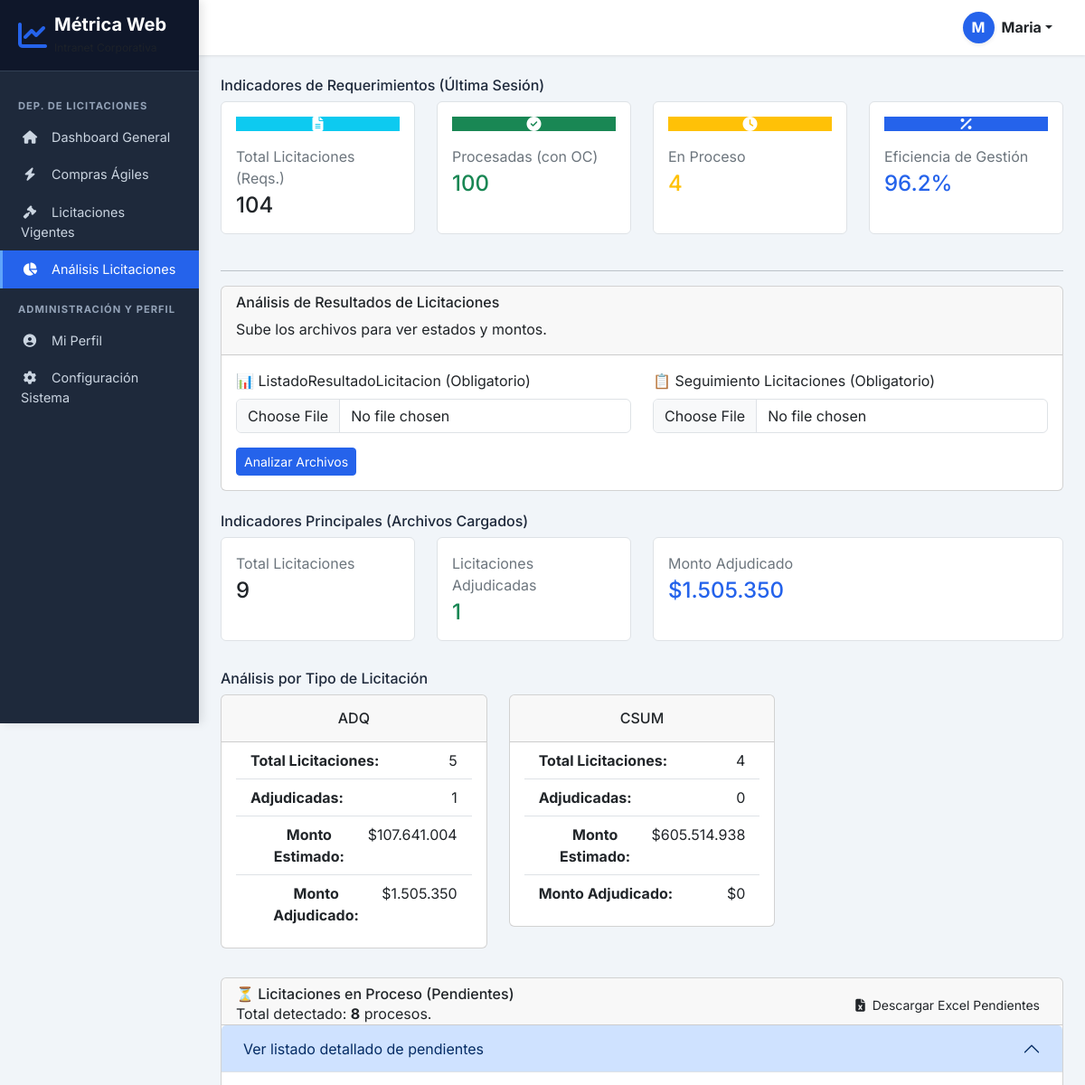
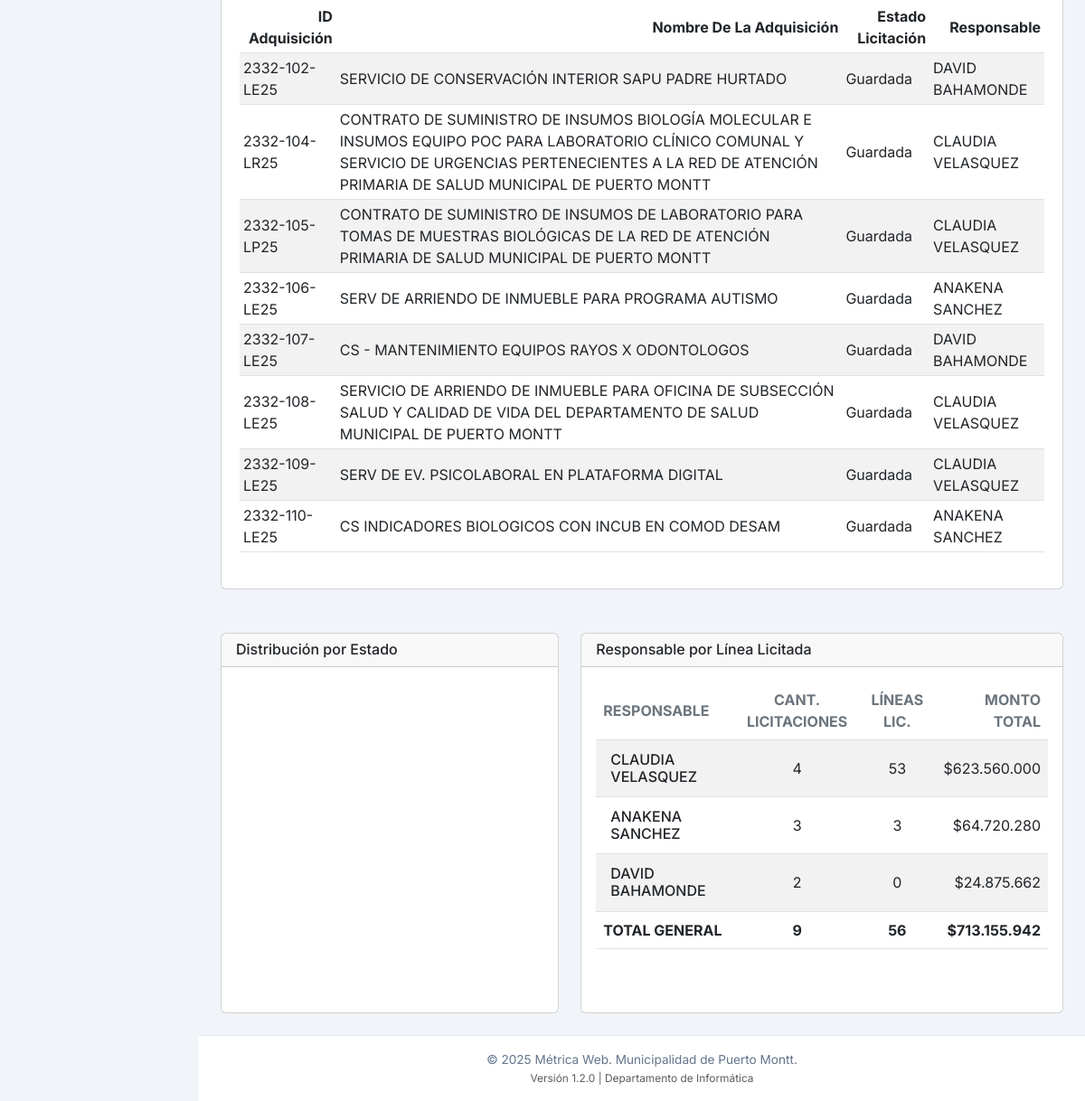
The app's page /licitaciones-analisis (signed in) with its own data (2 pictures, top to bottom).
### tables this page shows
CREATE TABLE analisis_licitaciones (
                id INTEGER PRIMARY KEY AUTOINCREMENT,
                sesion_id INTEGER,
                id_adquisicion TEXT,
                nombre_adquisicion TEXT,
                estado_licitacion TEXT,
                monto_adjudicado REAL,
                responsable TEXT,
                tipo_licitacion TEXT, cantidad_lineas INTEGER DEFAULT 0, cantidad_ofertas INTEGER DEFAULT 0, monto_estimado REAL DEFAULT 0,
                FOREIGN KEY (sesion_id) REFERENCES sesiones(id) ON DELETE CASCADE
            );

### flask_app.py (the view, shortened to what this page needs)
@app.route('/licitaciones-analisis', methods=['GET', 'POST'])
@login_required
def licitaciones_analisis():
    analisis = None
    kpis_requerimientos = {}
    last_sesion_id = None
    labels_grafico = []
    values_grafico = []
    try:
        with sqlite3.connect('compras.db') as conn:
            last_sesion_id_df = pd.read_sql_query("SELECT id FROM sesiones ORDER BY fecha DESC LIMIT 1", conn)
            if not last_sesion_id_df.empty:
                last_sesion_id = int(last_sesion_id_df.iloc[0, 0])
                df_procesados_lic = pd.read_sql_query("SELECT * FROM procesados WHERE sesion_id = ? AND tipo_compra = 'Licitación'", conn, params=(last_sesion_id,))
                df_en_proceso_lic = pd.read_sql_query("SELECT * FROM en_proceso WHERE sesion_id = ? AND tipo_compra = 'Licitación'", conn, params=(last_sesion_id,))
                total_procesados, total_en_proceso = len(df_procesados_lic), len(df_en_proceso_lic)
                total_neto = total_procesados + total_en_proceso
                kpis_requerimientos = {
                    'total_neto': total_neto, 'procesados': total_procesados,
                    'en_proceso': total_en_proceso, 'eficiencia': f"{(total_procesados / total_neto * 100) if total_neto > 0 else 0:.1f}%"
                }
            else:
                last_sesion_id = None
    except Exception as e:
        print(f"Advertencia al cargar KPIs de requerimientos: {e}")
        last_sesion_id = None
    if not analisis:
        try:
            with sqlite3.connect('compras.db') as conn:
                query_last_session = "SELECT MAX(sesion_id) FROM analisis_licitaciones"
                cursor = conn.cursor()
                cursor.execute(query_last_session)
                row = cursor.fetchone()
                target_sesion_id = row[0] if row and row[0] else None
                if target_sesion_id:
                    df_guardado = pd.read_sql_query("SELECT * FROM analisis_licitaciones WHERE sesion_id = ?", conn, params=(target_sesion_id,))
                    if not df_guardado.empty:
                        analisis = _generar_analisis_licitaciones_desde_df(df_guardado)
                        if 'estado_licitacion' in df_guardado.columns:
                             conteo = df_guardado['estado_licitacion'].value_counts()
                             labels_grafico = conteo.index.tolist()
                             values_grafico = conteo.values.tolist()
        except Exception as e:
            print(f"Error al cargar el análisis guardado: {e}")
    return render_template('licitaciones_analisis.html',
                           kpis_requerimientos=kpis_requerimientos,
                           analisis=analisis,
                           labels_grafico=labels_grafico,  # <--- IMPORTANTE
                           values_grafico=values_grafico)  # <--- IMPORTANTE

### templates/licitaciones_analisis.html (shortened to what this page needs)
{% extends "layout.html" %}
{% block content %}
{% if kpis_requerimientos and kpis_requerimientos.total_neto > 0 %}
<div class="row">
    <div class="col-12"><h6 class="font-weight-semibold mb-2">Indicadores de Requerimientos (Última Sesión)</h6></div>
    <div class="col-xl-3 col-sm-6 mb-4">
        <div class="card border shadow-xs h-100">
            <div class="card-body p-3">
                <div class="icon icon-shape icon-sm bg-info text-white text-center border-radius-sm d-flex align-items-center justify-content-center mb-3">
                    <i class="fas fa-file-alt text-lg opacity-10"></i>
                </div>
                <p class="text-sm text-secondary mb-1">Total Licitaciones (Reqs.)</p>
                <h4 class="mb-0 font-weight-bold">{{ kpis_requerimientos.get('total_neto', 0) }}</h4>
            </div>
        </div>
    </div>
    <div class="col-xl-3 col-sm-6 mb-4">
        <div class="card border shadow-xs h-100">
            <div class="card-body p-3">
                <div class="icon icon-shape icon-sm bg-success text-white text-center border-radius-sm d-flex align-items-center justify-content-center mb-3">
                    <i class="fas fa-check-circle text-lg opacity-10"></i>
                </div>
                <p class="text-sm text-secondary mb-1">Procesadas (con OC)</p>
                <h4 class="mb-0 font-weight-bold text-success">{{ kpis_requerimientos.get('procesados', 0) }}</h4>
            </div>
        </div>
    </div>
    <div class="col-xl-3 col-sm-6 mb-4">
        <div class="card border shadow-xs h-100">
            <div class="card-body p-3">
                <div class="icon icon-shape icon-sm bg-warning text-white text-center border-radius-sm d-flex align-items-center justify-content-center mb-3">
                    <i class="fas fa-clock text-lg opacity-10"></i>
                </div>
                <p class="text-sm text-secondary mb-1">En Proceso</p>
                <h4 class="mb-0 font-weight-bold text-warning">{{ kpis_requerimientos.get('en_proceso', 0) }}</h4>
            </div>
        </div>
    </div>
    <div class="col-xl-3 col-sm-6 mb-4">
        <div class="card border shadow-xs h-100">
            <div class="card-body p-3">
                <div class="icon icon-shape icon-sm bg-primary text-white text-center border-radius-sm d-flex align-items-center justify-content-center mb-3">
                    <i class="fas fa-percentage text-lg opacity-10"></i>
                </div>
                <p class="text-sm text-secondary mb-1">Eficiencia de Gestión</p>
                <h4 class="mb-0 font-weight-bold text-primary">{{ kpis_requerimientos.get('eficiencia', '0%') }}</h4>
            </div>
        </div>
    </div>
</div>
<hr class="horizontal dark">
{% endif %}
{% if session.usuario.permisos.cargar_archivos %}
<div class="card mb-4">
    <div class="card-header pb-0">
        <h6>Análisis de Resultados de Licitaciones</h6>
        <p class="text-sm">Sube los archivos para ver estados y montos.</p>
    </div>
    <div class="card-body">
        <form method="POST" enctype="multipart/form-data">
            <div class="row">
                <div class="col-md-6"><label class="form-label">📊 ListadoResultadoLicitacion (Obligatorio)</label><input type="file" class="form-control" name="resultados_lic" required></div>
                <div class="col-md-6"><label class="form-label">📋 Seguimiento Licitaciones (Obligatorio)</label><input type="file" class="form-control" name="seguimiento_lic" required></div>
            </div>
            <button type="submit" class="btn btn-primary btn-sm ms-auto mt-3">Analizar Archivos</button>
        </form>
    </div>
</div>
{% endif %}
{% if analisis %}
<div class="row mt-4">
    <div class="col-12"><h6 class="font-weight-semibold mb-2">Indicadores Principales (Archivos Cargados)</h6></div>
    <div class="col-xl-3 col-sm-6 mb-4">
        <div class="card border shadow-xs h-100"><div class="card-body p-3"><p class="text-sm text-secondary mb-1">Total Licitaciones</p><h4 class="mb-0 font-weight-bold">{{ analisis.kpis.total_licitaciones }}</h4></div></div>
    </div>
    <div class="col-xl-3 col-sm-6 mb-4">
        <div class="card border shadow-xs h-100"><div class="card-body p-3"><p class="text-sm text-secondary mb-1">Licitaciones Adjudicadas</p><h4 class="mb-0 font-weight-bold text-success">{{ analisis.kpis.total_adjudicadas }}</h4></div></div>
    </div>
    <div class="col-xl-6 col-sm-6 mb-4">
        <div class="card border shadow-xs h-100"><div class="card-body p-3"><p class="text-sm text-secondary mb-1">Monto Adjudicado</p><h4 class="mb-0 font-weight-bold text-primary">{{ analisis.kpis.monto_adjudicado }}</h4></div></div>
    </div>
</div>
<div class="row mt-2">
    <div class="col-12"><h6 class="font-weight-semibold mb-2">Análisis por Tipo de Licitación</h6></div>
    {% for tipo, data in analisis.kpis_por_tipo.items() %}
    <div class="col-xl-4 col-md-6 mb-4">
        <div class="card card-clickable" data-bs-toggle="modal" data-bs-target="#modal-tipo-{{ tipo }}">
            <div class="card-header p-3 text-center">
                <h6 class="mb-0">{{ tipo }}</h6>
            </div>
            <div class="card-body pt-0 p-3 text-center">
                <ul class="list-group list-group-flush">
                    <li class="list-group-item d-flex justify-content-between"><strong>Total Licitaciones:</strong> <span>{{ data.total }}</span></li>
                    <li class="list-group-item d-flex justify-content-between"><strong>Adjudicadas:</strong> <span>{{ data.adjudicadas }}</span></li>
                    <li class="list-group-item d-flex justify-content-between"><strong>Monto Estimado:</strong> <span>{{ data.monto_estimado }}</span></li>
                    <li class="list-group-item d-flex justify-content-between"><strong>Monto Adjudicado:</strong> <span>{{ data.monto_adjudicado }}</span></li>
                </ul>
            </div>
        </div>
    </div>
    {% endfor %}
</div>
{% if analisis.df_en_proceso_html %}
<div class="row mt-2">
    <div class="col-12">
        <div class="card shadow-xs mb-4">
            <div class="card-header pb-0 d-flex justify-content-between align-items-center">
                <div>
                    <h6 class="mb-0">⏳ Licitaciones en Proceso (Pendientes)</h6>
                    <p class="text-sm mb-0">Total detectado: <strong>{{ analisis.total_en_proceso }}</strong> procesos.</p>
                </div>
                <a href="{{ url_for('descargar_analisis_licitaciones') }}" class="btn btn-sm bg-gradient-success mb-0">
                    <i class="fas fa-file-excel me-1"></i> Descargar Excel Pendientes
                </a>
            </div>
            <div class="card-body px-0 pt-0 pb-2">
                <div class="accordion" id="accordionEnProceso">
                    <div class="accordion-item border-0">
                        <h2 class="accordion-header" id="headingEnProceso">
                            <button class="accordion-button px-4 py-3" type="button" data-bs-toggle="collapse" data-bs-target="#collapseEnProceso">
                                <span class="text-sm font-weight-bold">Ver listado detallado de pendientes</span>
                            </button>
                        </h2>
                        <div id="collapseEnProceso" class="accordion-collapse collapse show" data-bs-parent="#accordionEnProceso">
                            <div class="accordion-body text-sm opacity-8">
                                <div class="table-responsive p-0">
                                    {{ analisis.df_en_proceso_html | safe }}
                                </div>
                            </div>
                        </div>
                    </div>
                </div>
            </div>
        </div>
    </div>
</div>
{% endif %}
<div class="row mt-4">
    <div class="col-lg-5 mb-lg-0 mb-4">
        <div class="card h-100">
            <div class="card-header pb-0"><h6>Distribución por Estado</h6></div>
            <div class="card-body p-3">
                {% if analisis.grafico_html %}
                    <div class="chart-container" style="position: relative; height: 350px; width: 100%;">
                        {{ analisis.grafico_html | safe }}
                    </div>
                {% else %}
                    <div class="text-center py-5">
                        <i class="fas fa-chart-pie fa-2x text-secondary mb-2"></i>
                        <p class="text-sm text-secondary">No hay datos para graficar</p>
                    </div>
                {% endif %}
            </div>
        </div>
    </div>
    <div class="col-lg-7">
        <div class="card h-100">
            <div class="card-header pb-0"><h6>Responsable por Línea Licitada</h6></div>
            <div class="card-body p-3">
                {% if analisis.responsables_data %}
                <div class="table-responsive">
                    <table class="table table-striped table-hover align-items-center mb-0" id="tabla-responsables">
                      <thead>
                        <tr>
                          <th class="text-uppercase text-secondary text-xxs font-weight-bolder opacity-7">Responsable</th>
                          <th class="text-center text-uppercase text-secondary text-xxs font-weight-bolder opacity-7 ps-2">Cant. Licitaciones</th>
                          <th class="text-center text-uppercase text-secondary text-xxs font-weight-bolder opacity-7 ps-2">Líneas Lic.</th>
                          <th class="text-end text-uppercase text-secondary text-xxs font-weight-bolder opacity-7 ps-2">Monto Total</th>
                        </tr>
                      </thead>
                      <tbody>
                        {% for row in analisis.responsables_data %}
                        <tr class="cursor-pointer" data-bs-toggle="modal" data-bs-target="#modal-resp-{{ loop.index }}">
                          <td>
                            <div class="d-flex px-2 py-1">
                              <div class="d-flex flex-column justify-content-center">
                                <h6 class="mb-0 text-sm">{{ row.responsable }}</h6>
                              </div>
                            </div>
                          </td>
                          <td class="align-middle text-center text-sm">
                            <span class="text-xs font-weight-bold">{{ row.Cantidad_Licitaciones }}</span>
                          </td>
                          <td class="align-middle text-center text-sm">
                            <span class="text-xs font-weight-bold">{{ row.Lineas_Licitadas }}</span>
                          </td>
                          <td class="align-middle text-end text-sm">
                            <span class="text-xs font-weight-bold">{{ row.Monto_Total_Fmt }}</span>
                          </td>
                        </tr>
                        {% endfor %}
                        <tr class="bg-light">
                          <td><strong>{{ analisis.responsables_total.Responsable }}</strong></td>
                          <td class="text-center"><strong>{{ analisis.responsables_total.Cantidad_Licitaciones }}</strong></td>
                          <td class="text-center"><strong>{{ analisis.responsables_total.Lineas_Licitadas }}</strong></td>
                          <td class="text-end"><strong>{{ analisis.responsables_total.Monto_Total_Fmt }}</strong></td>
                        </tr>
                      </tbody>
                    </table>
                </div>
                {% else %}
                <p class="text-muted">No se pudo generar el resumen por responsable.</p>
                {% endif %}
            </div>
        </div>
    </div>
</div>
{% endif %}
{% endblock %}

### records on screen
analisis_licitaciones: df_en_proceso_html "ID Adquisición Nombre De La Adquisición Estado Licitación Responsable 2332-102-LE25 SERVICIO DE CONSERVACIÓN INTERIOR SAPU PADRE HURTADO Guardada DAVID BAHAMONDE 2332-104-LR25 CONTRATO DE SUMINISTRO DE INSUMOS BIOLOGÍA MOLECULAR E INSUMOS EQUIPO POC PARA LABORATORIO CLÍNICO COMUNAL Y SERVICIO DE URGENCIAS PERTENECIENTES A LA RED DE ATENCIÓN PRIMARIA DE SALUD MUNICIPAL DE PUERTO MONTT Guardada CLAUDIA VELASQUEZ 2332-105-LP25 CONTRATO DE SUMINISTRO DE INSUMOS DE LABORATORIO PARA TOMAS DE MUESTRAS BIOLÓGICAS DE LA RED DE ATENCIÓN PRIMARIA DE SALUD MUNICIPAL DE PUERTO MONTT Guardada CLAUDIA VELASQUEZ 2332-106-LE25 SERV DE ARRIENDO DE INMUEBLE PARA PROGRAMA AUTISMO Guardada ANAKENA SANCHEZ…"
analisis_licitaciones: responsable "CLAUDIA VELASQUEZ", Cantidad_Licitaciones "4", Lineas_Licitadas "53", Monto_Total_Fmt "$623.560.000"
analisis_licitaciones: responsable "ANAKENA SANCHEZ", Cantidad_Licitaciones "3", Lineas_Licitadas "3", Monto_Total_Fmt "$64.720.280"
analisis_licitaciones: responsable "DAVID BAHAMONDE", Cantidad_Licitaciones "2", Lineas_Licitadas "0", Monto_Total_Fmt "$24.875.662"

### other values on screen
{{ session.usuario.nombre_completo[0] if session.usuario else 'U' }} "M"
{{ session.usuario.nombre_completo if session.usuario else 'Usuario' }} "Maria"
{{ kpis_requerimientos.get('total_neto', 0) }} "104"
{{ kpis_requerimientos.get('procesados', 0) }} "100"
{{ kpis_requerimientos.get('en_proceso', 0) }} "4"
{{ kpis_requerimientos.get('eficiencia', '0%') }} "96.2%"
{{ analisis.kpis.total_licitaciones }} "9"
{{ analisis.kpis.total_adjudicadas }} "1"
{{ analisis.kpis.monto_adjudicado }} "$1.505.350"
{{ tipo }} "ADQ" "CSUM"
{{ data.total }} "5" "4"
{{ data.adjudicadas }} "1" "0"
{{ data.monto_estimado }} "$107.641.004" "$605.514.938"
{{ data.monto_adjudicado }} "$1.505.350" "$0"
{{ analisis.total_en_proceso }} "8"
